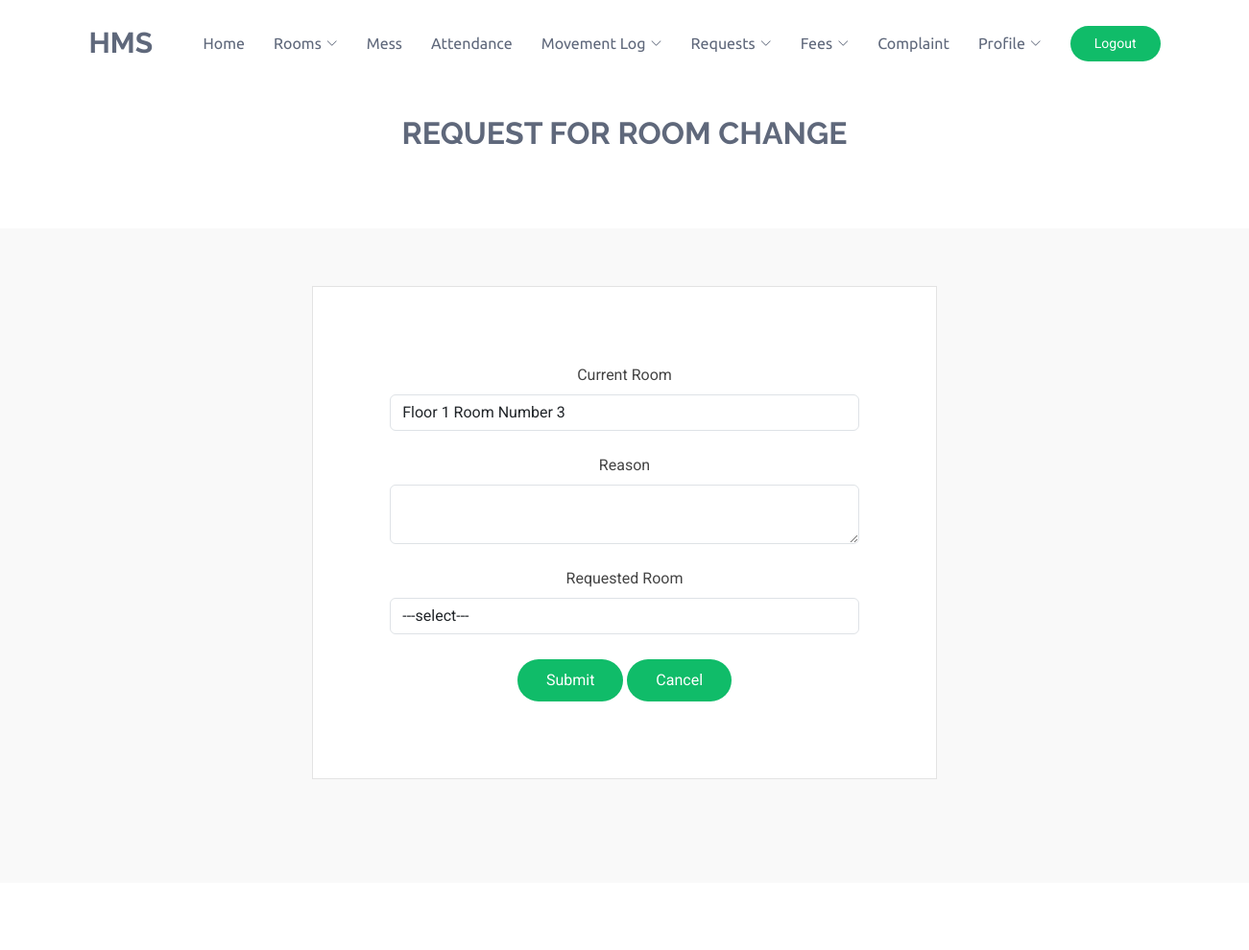
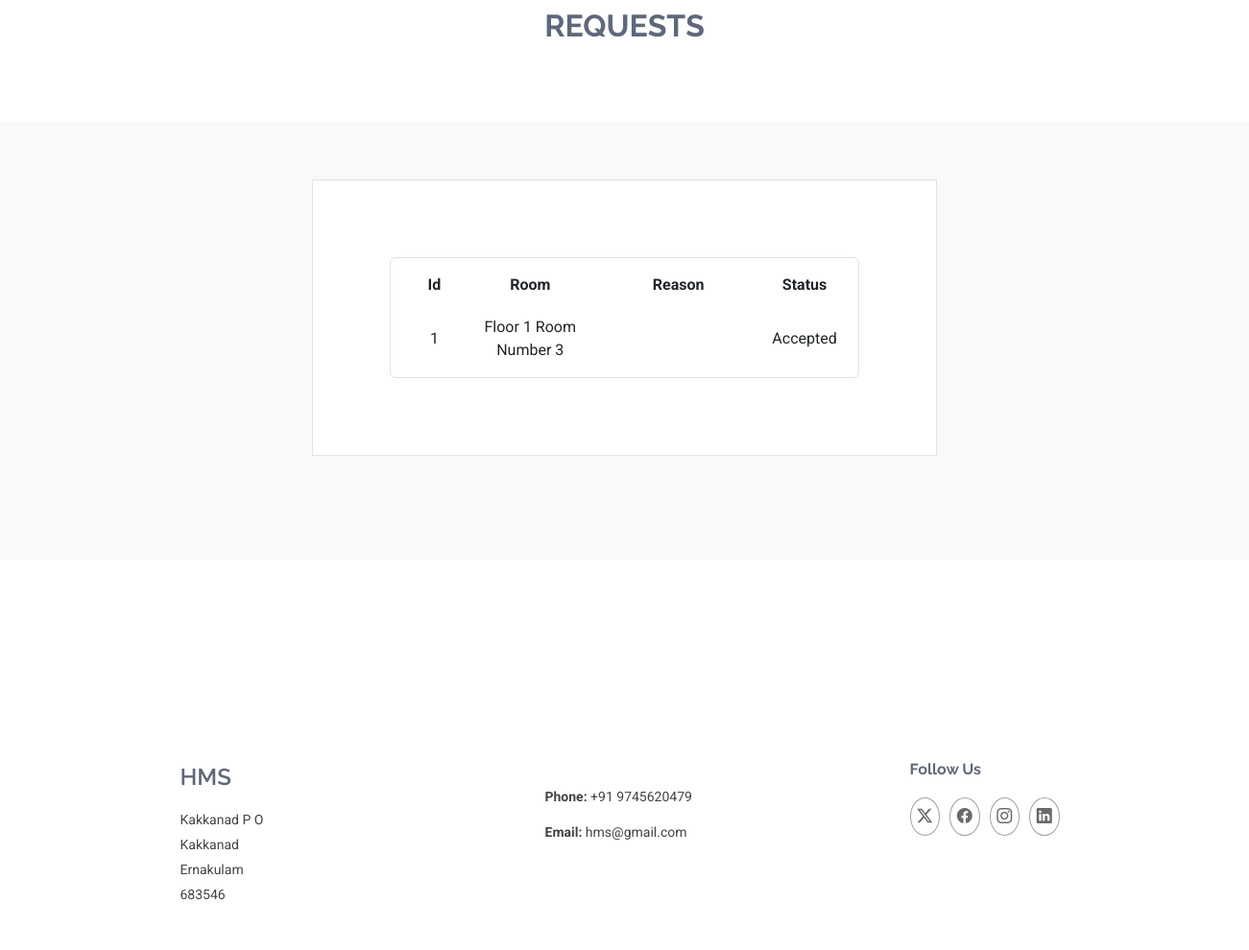
The page /Student/roomChangeRequest.php (signed in) on the database its author committed (2 pictures, top to bottom).
### tables this page shows
CREATE TABLE `tbl_roompreference` (
  `room_id` int(11) NOT NULL,
  `user_id` varchar(20) NOT NULL,
  `room_verification_status` int(11) NOT NULL
);

CREATE TABLE `tbl_room` (
  `room_id` int(11) NOT NULL,
  `room_floor` int(11) NOT NULL,
  `room_number` int(11) NOT NULL,
  `room_type` int(11) NOT NULL,
  `room_capacity` int(11) NOT NULL,
  `no_of_occupants` int(11) NOT NULL,
  `room_rent` int(11) NOT NULL
);

CREATE TABLE `tbl_roomchangerequest` (
  `request_id` int(11) NOT NULL,
  `room_id` int(11) DEFAULT NULL,
  `user_id` varchar(20) NOT NULL,
  `reason` varchar(200) DEFAULT NULL,
  `requested_room_id` int(11) NOT NULL,
  `roomchange_status` int(11) NOT NULL
);

### Student/roomChangeRequest.php (the view, shortened to what this page needs)
<?php
include("../Assets/Connection/Connection.php");
$selUser="select * from tbl_student where user_id='".$_SESSION["user_id"]."'";
$rowu=$con->query($selUser);
$datau=$rowu->fetch_assoc();
if ($datau["verification_status"]==1 || $datau["verification_status"] == 3 )
{
?>
<!DOCTYPE html>
<html lang="en">
<head>
  <link rel="stylesheet" href="https://cdnjs.cloudflare.com/ajax/libs/font-awesome/4.7.0/css/font-awesome.min.css">
  <link href="../Assets/Template/Student/vendor/bootstrap/css/bootstrap.min.css" rel="stylesheet">
  <link href="../Assets/Template/Student/vendor/bootstrap-icons/bootstrap-icons.css" rel="stylesheet">
  <link href="../Assets/Template/Student/vendor/aos/aos.css" rel="stylesheet">
  <link href="../Assets/Template/Student/vendor/glightbox/css/glightbox.min.css" rel="stylesheet">
  <link href="../Assets/Template/Student/vendor/swiper/swiper-bundle.min.css" rel="stylesheet">
  <link href="../Assets/Template/Student/css/main.css" rel="stylesheet">
</head>
<body class="index-page">
<?php
    include("header.php");
            ?>
  <main class="main">
  <center>
    <div class="container section-title" data-aos="fade-up">
<h2>Request for Room Change</h2>
</div>
            <section id="services" class="services section light-background">
                <div class="col-lg-6 col-md-6" data-aos="fade-up" data-aos-delay="300">
                    <div class="service-item position-relative">
            <form id="form1" name="form1" action="" method="post" enctype="multipart/form-data" class="php-email-form" data-aos="fade-up" data-aos-delay="200">
              <div class="row gy-4">
              <?php
                $currentRoom="select * from tbl_room r inner join tbl_roompreference rp on r.room_id=rp.room_id and user_id='".$_SESSION["user_id"]."' and room_verification_status=1";
                $row=$con->query($currentRoom);
                if(mysqli_num_rows($row)>0)
                {
                  $data=$row->fetch_assoc();
                    ?>
                       <div class="col-md-12">
                  <label for="curroom" class="pb-2">Current Room</label>
                  <input type="text" name="curroom" id="curroom"  class="form-control" value="<?php echo "Floor ".$data["room_floor"]." Room Number ".$data["room_number"];?>" readonly autocomplete="off" required=""/>
                </div>
                <?php
                }
              ?>
                <div class="col-md-12">
                  <label for="reason" class="pb-2">Reason</label>
                  <textarea name="reason" id="reason" class="form-control" autocomplete="off" required ></textarea>
                </div>
                <div class="col-md-12">
                  <label for="roomid" class="pb-2">Requested Room</label><br>
                  <select name="roomid" id="roomid" required class="form-control">
                        <option selected="selected" value="">---select---</option>
                  </select>
                </div>
                <br><br><br><br>
                <div class="col-md-12 text-center">
                  <input type="submit" name="btnsave" id="btnsave" value="Submit" />
                  <input type="reset" name="btncancel" id="btncancel" value="Cancel" />
                </div>
              </div>
            </form>
                    </div>
                    <br><br>
                </div>
            </section>
        </center>
      <div class="container section-title" data-aos="fade-up">
          <br><br>
          <h2>Requests</h2>
      </div>
      <center>
      <section id="services" class="services section light-background">
                <div class="col-lg-6 col-md-6" data-aos="fade-up" data-aos-delay="300">
                    <div class="service-item position-relative">
        <table class="form-control" border="0" cellpadding="10">
    <tr>
      <th width="15%" >Id</th>
      <th width="30%">Room</th>
      <th width="40%">Reason</th>
      <th width="15%">Status</th>
    </tr>
    <?php
    $selRequest="select * from tbl_roomchangerequest rcr inner join tbl_room r on r.room_id=rcr.requested_room_id where user_id='".$_SESSION["user_id"]."'";
	$rowr=$con->query($selRequest);
	$i=0;
	while($datar=$rowr->fetch_assoc())
	{
		$i++;
    ?>
	<tr>
      <td><?php echo $i;?></td>
      <td><?php echo "Floor ".ucfirst($datar["room_floor"])." Room Number ".ucfirst($datar["room_number"]);?></td>
      <td><?php echo $datar["reason"];?></td>
      <td><?php if ($datar["roomchange_status"]==0)
                {
                    ?>
            <a href="roomChangeRequest.php?roomchangeid=<?php echo $datar["request_id"]; ?>">Delete</a>
                    <?php
                }
                else if ($datar["roomchange_status"]==1)
                {
                    echo "Accepted";
                }
                else{
                    echo "Rejected";
                }?>
        </td>
    </tr>
    <?php
	}
	?>
  </table>
                    </div>
                    <br><br>
                </div>
            </section>
            </center>
  </main>
    <br><br><br><br>
<?php
 include("footer.php");
 ?>
</body>
</html>
    <?php
}
?>

### Assets/Template/Student/css/main.css (style rules this page uses)
:root { --default-font: "Roboto", system-ui, -apple-system, "Segoe UI", Roboto, "Helvetica Neue", Arial, "Noto Sans", "Liberation Sans", sans-serif, "Apple Color Emoji", "Segoe UI Emoji", "Segoe UI Symbol", "Noto Color Emoji"; --heading-font: "Raleway", sans-serif; --nav-font: "Ubuntu", sans-serif; }
:root { --background-color: #ffffff; --default-color: #444444; --heading-color: #5f687b; --accent-color: #10bc69; --surface-color: #ffffff; --contrast-color: #ffffff; }
:root { --nav-color: #5f687b; --nav-hover-color: #10bc69; --nav-mobile-background-color: #ffffff; --nav-dropdown-background-color: #ffffff; --nav-dropdown-color: #5f687b; --nav-dropdown-hover-color: #10bc69; }
.light-background { --background-color: #f9f9f9; --surface-color: #ffffff; }
:root { scroll-behavior: smooth; }
body { color: var(--default-color); background-color: var(--background-color); font-family: var(--default-font); }
h1, h2, h3, h4, h5, h6 { color: var(--heading-color); font-family: var(--heading-font); }
section, .section { color: var(--default-color); background-color: var(--background-color); padding: 60px 0; scroll-margin-top: 100px; overflow: clip; }
.section-title { text-align: center; padding: 30px 0; margin-bottom: 30px; position: relative; }
.section-title h2 { font-size: 32px; font-weight: 700; text-transform: uppercase; margin-bottom: 20px; padding-bottom: 0; position: relative; z-index: 2; }
.services .service-item { background-color: var(--surface-color); text-align: center; border: 1px solid color-mix(in srgb, var(--default-color), transparent 85%); padding: 80px 20px; transition: border ease-in-out 0.3s; height: 100%; }

### Student/roomChangeRequest.php (style rules this page uses)
input[type=submit],[type=reset] { color: var(--contrast-color); background: var(--accent-color); border: 0; padding: 10px 30px; transition: 0.4s; border-radius: 50px; }
.services .service-item { background-color: var(--surface-color); border: 1px solid color-mix(in srgb, var(--default-color), transparent 85%); padding: 80px 80px; transition: border ease-in-out 0.3s; height: 70%; width: 100%; }

### rows shown on the page
tbl_roompreference: curroom "Floor 1 Room Number 3"
tbl_roomchangerequest: tbl_room.room_floor "1", tbl_room.room_number "3", roomchange_status "Accepted"
